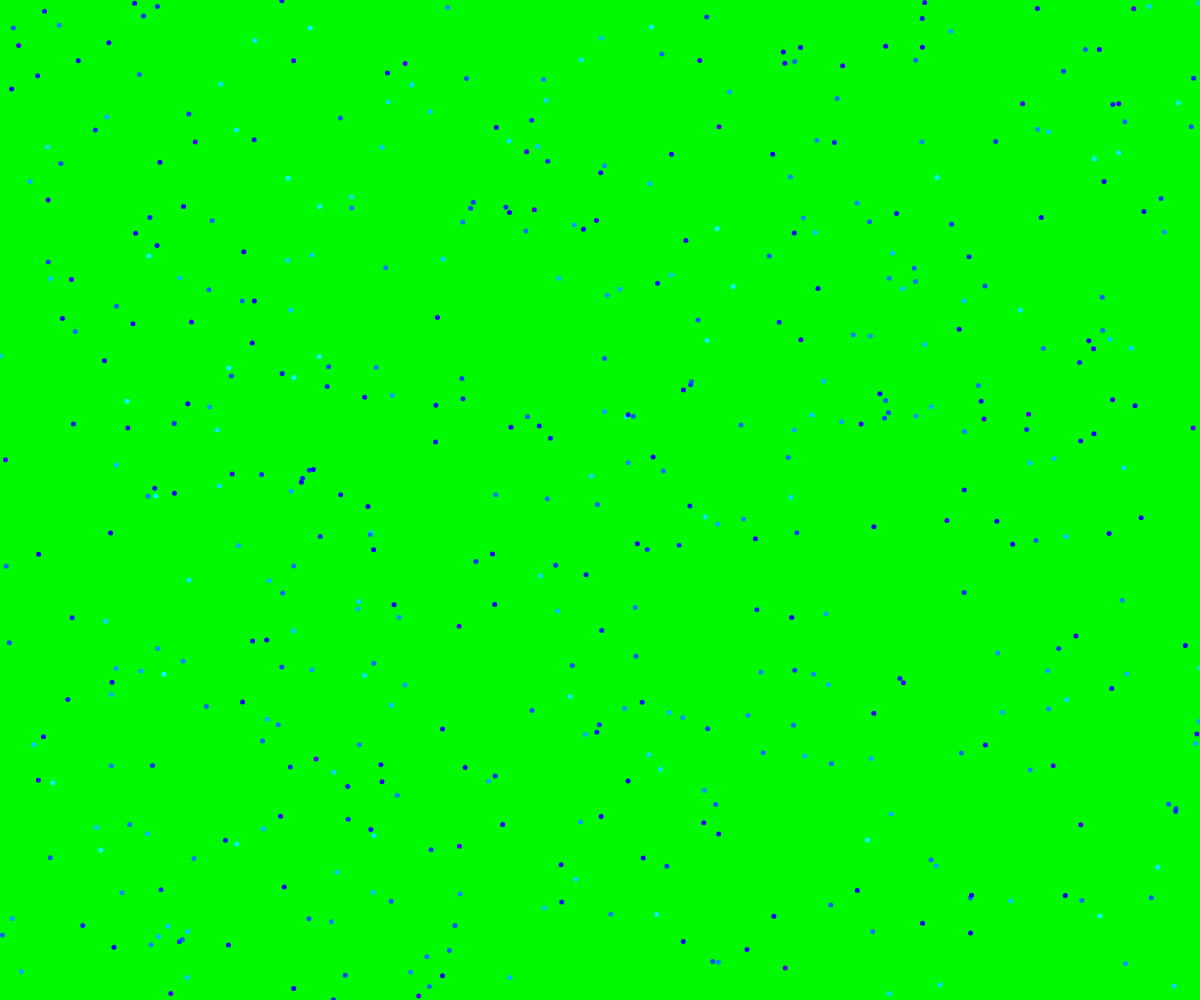
Frame 1 (no input)
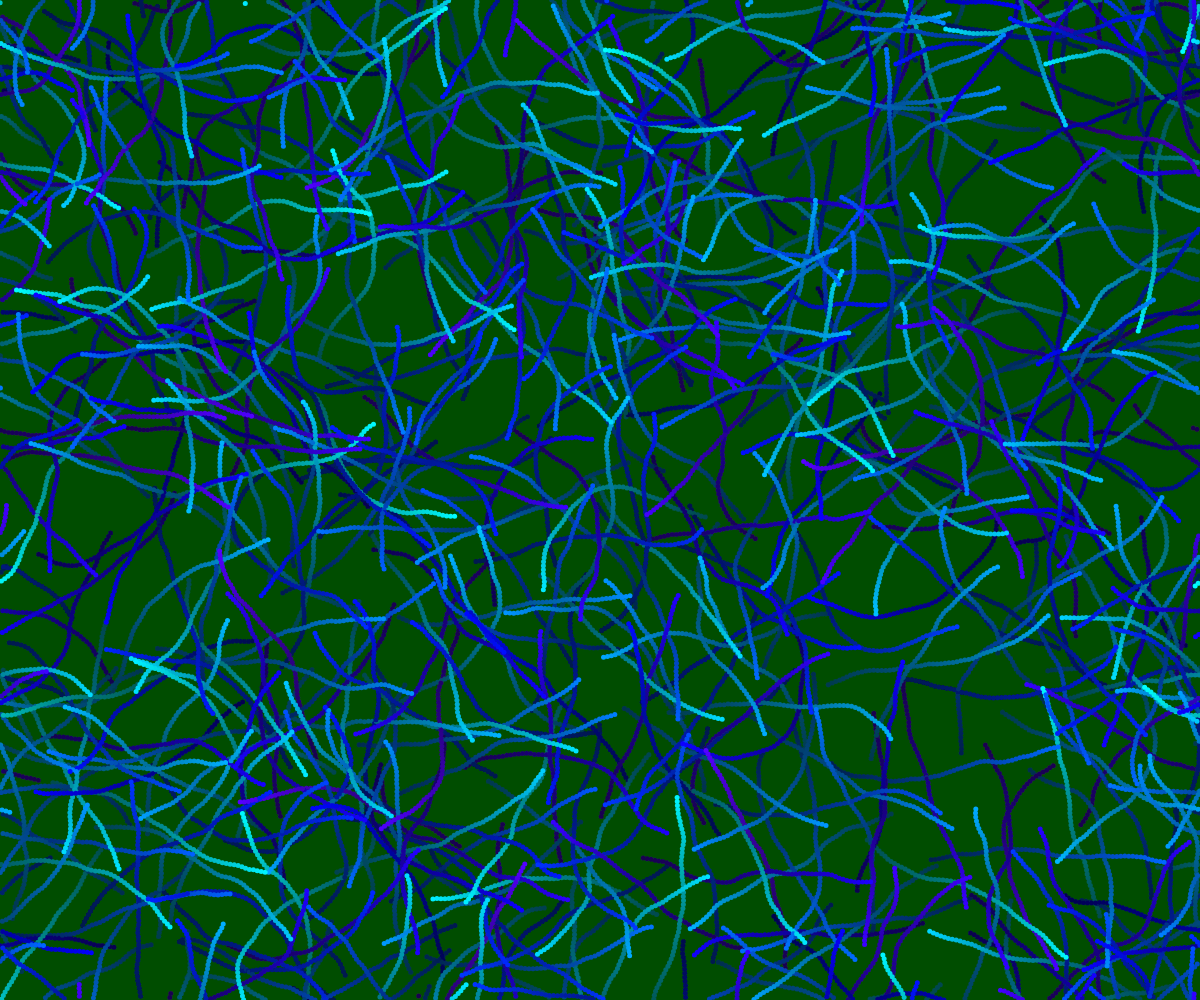
Frame 60 (no input)
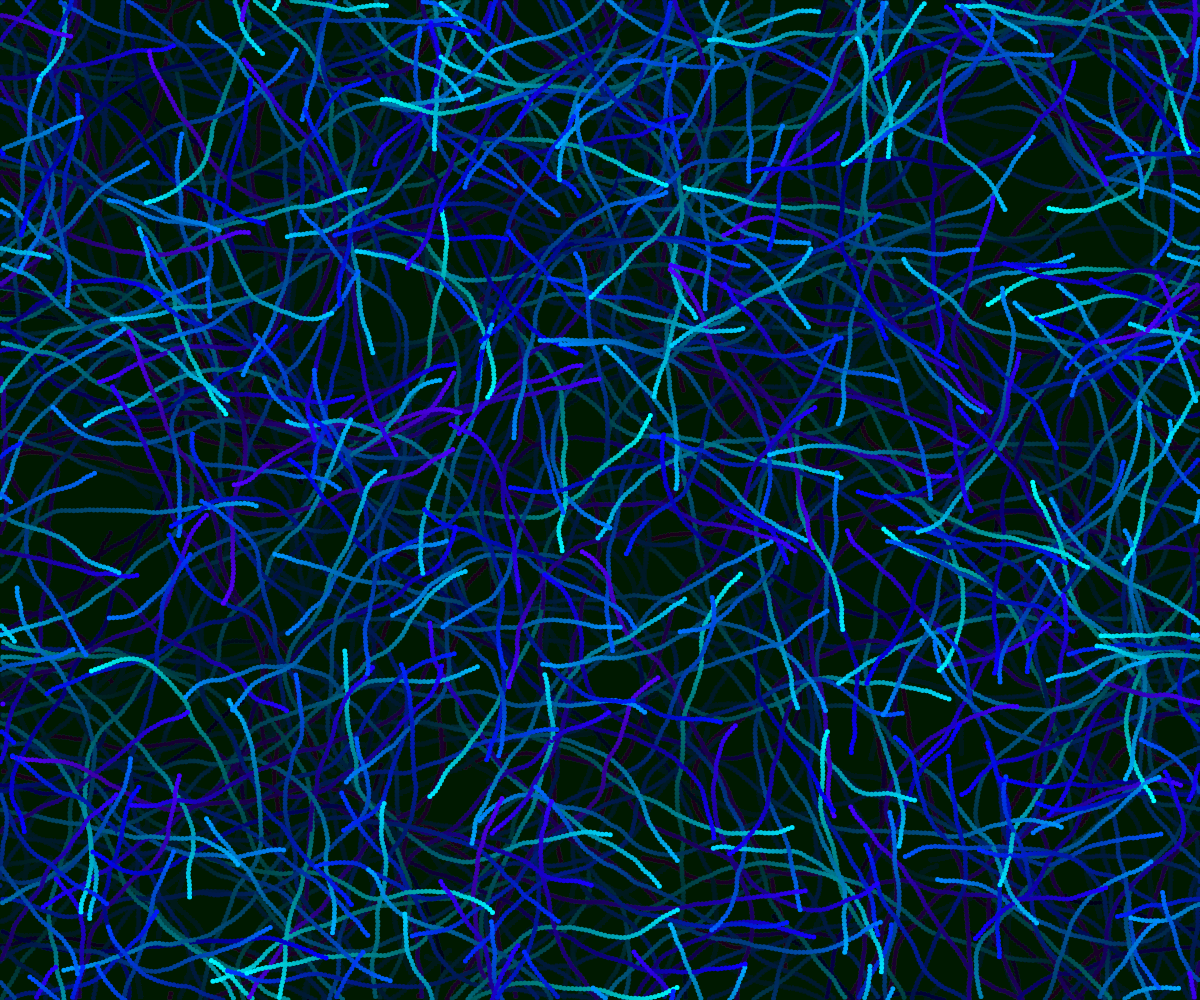
Frame 120 (the mouse pressed at the canvas centre since frame 60)

The p5.js sketch that drew these frames (run headless with seeded random() and noise() and a simulated clock; from frame 60 on, the mouse is pressed at the canvas centre):

// p5.js sketch
// ── sketch.js

let c = [];
let cantidad = 500;

function setup() {
  createCanvas(windowWidth, windowHeight);

  for( let i=0 ; i<cantidad ; i++ ){
    c[i] = new Caminante();
  }

  
  background(0,255,0);
}

function draw() {
  push();
  fill(0,5);
  noStroke();
  rect(0,0,width,height);
  pop();
  for( let i=0 ; i<cantidad ; i++ ){
    c[i].mover();
    c[i].dibujar();
  }
}

// ── caminante.js
class Caminante{


    constructor(){
        this.x = random( width );
        this.y = random( height );
        this.t = 5;
        this.vel = 4;
        this.dir = random( TWO_PI );
        push();
        colorMode( HSB , 360 , 100 , 100 );
        this.elColor = color( random(180,260) , 100 , 100 );
        pop();
    }

    dibujar(){
        push();
        fill( this.elColor );
        noStroke();
        ellipse( this.x , this.y , this.t , this.t );
        pop();
    }

    mover(){

        this.dir += radians( random(-10,10) );

        let dx = this.vel * cos( this.dir );
        let dy = this.vel * sin( this.dir );

        this.x += dx;
        this.y += dy;
        //         condicion.     ? valor-si.    : valor-no
        this.x = ( this.x > width ? this.x-width : this.x );
        this.x = ( this.x < 0 ? this.x+width : this.x );
        this.y = ( this.y > height ? this.y-height : this.y );
        this.y = ( this.y < 0 ? this.y+height : this.y );
    }

}
